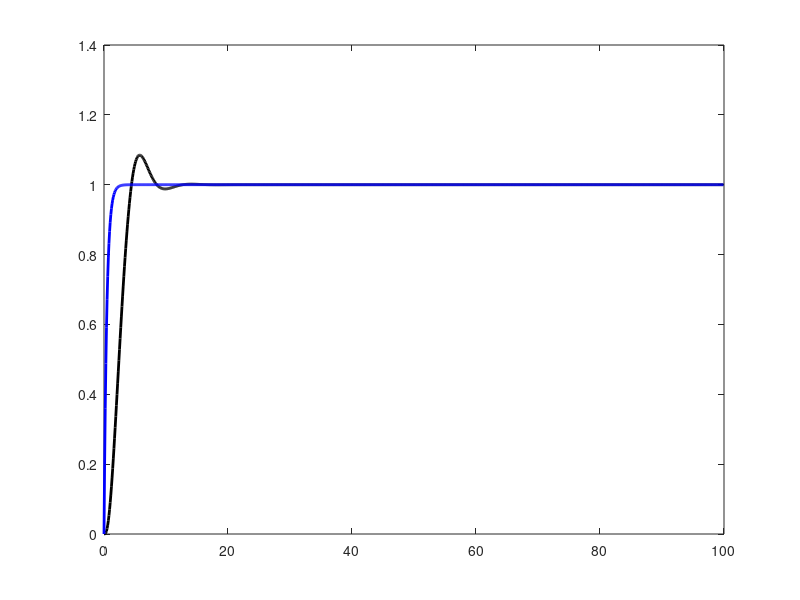
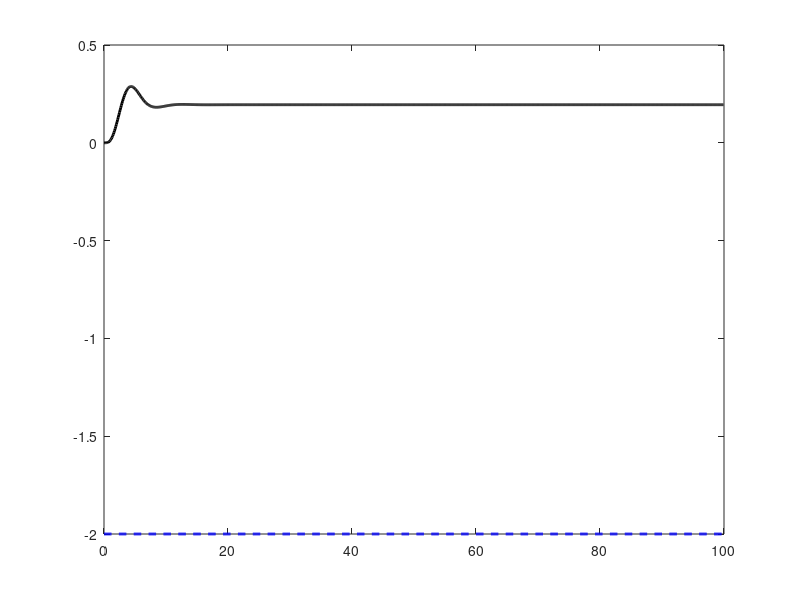
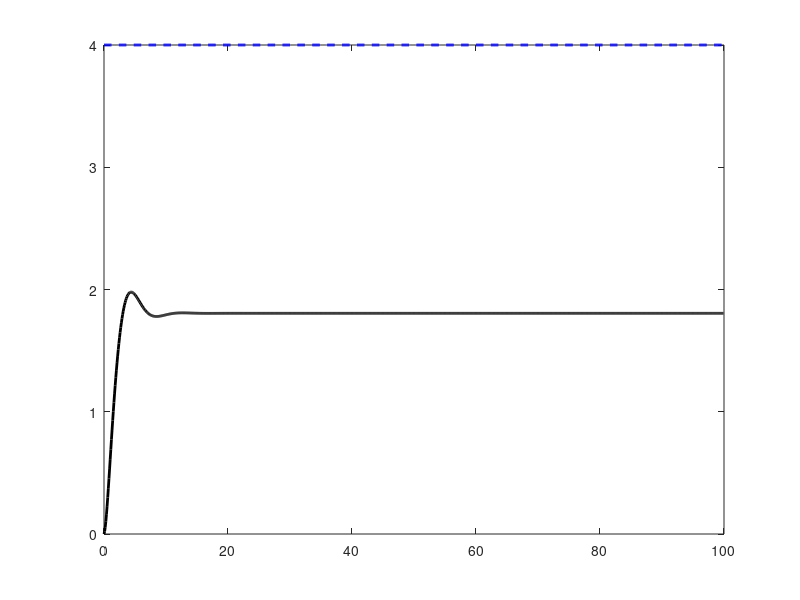

MATLAB code to generate these figures, in order:
close all
clear all

%%%%%%%%%%%%%%%%%%%%%%%%%%%
% simulation data - first order system - two unknown parameters
% y/u = b0 / (s + a1s)
%%%%%%%%%%%%%%%%%%%%%%%%%%%
pkg load control;
kp = 0.5;
a1 = 1;
km = 2;
am1 = 2;

dt = 0.1;
tMax = 100;

gamma_1 = 0.5;
gamma_2 = 1;

t = 0;


u = zeros(1, tMax/dt + 2);
tplot = zeros(1, tMax/dt + 2);
y = zeros(1, tMax/dt + 2);
ym = zeros(1, tMax/dt + 2);
k = 2;
e = zeros(1, tMax/dt + 2);
theta_1 = zeros(1, tMax/dt + 2);
theta_2 = zeros(1, tMax/dt + 2);
theta_1_star = ((a1 - am1) / kp) *ones(1, tMax/dt + 2);
theta_2_star = (km/kp)*ones(1, tMax/dt + 2);

while (t < tMax)

   y(k) = y(k-1) + dt*(-a1*y(k-1) + kp*u(k-1));
   r(k) = 1;
   %r(k) = 1 + 0.3*sin(t) + 0.3*cos(2*t);
   ym(k) = ym(k-1) + dt*(-am1*ym(k-1) + km*r(k));
   %u(k) = theta_1_star*y(k) + theta_2_star*r(k);
   e(k) = y(k) - ym(k);
   % leis adaptativas Lyapunov
   theta_1(k) = theta_1(k-1) + dt*(-gamma_1 * e(k) * y(k));
   theta_2(k) = theta_2(k-1) + dt*(-gamma_2 * e(k) * r(k));
   u(k) = theta_1(k)*y(k) + theta_2(k)*r(k);
   t = t + dt;
   tplot(k) = t;
   k = k + 1;
endwhile

plot(tplot(1:length(tplot)-2), y(1:length(tplot)-2), 'k', 'LineWidth', 2, tplot(1:length(tplot)-2), ym(1:length(tplot)-2), 'b', 'LineWidth', 2);
figure;
plot(tplot(1:length(tplot)-2), theta_1(1:length(tplot)-2), 'k', 'LineWidth', 2, tplot(1:length(tplot)-2), theta_1_star(1:length(tplot)-2), 'b--', 'LineWidth', 2);
figure;
plot(tplot(1:length(tplot)-2), theta_2(1:length(tplot)-2), 'k', 'LineWidth', 2, tplot(1:length(tplot)-2), theta_2_star(1:length(tplot)-2), 'b--', 'LineWidth', 2);
clear;

